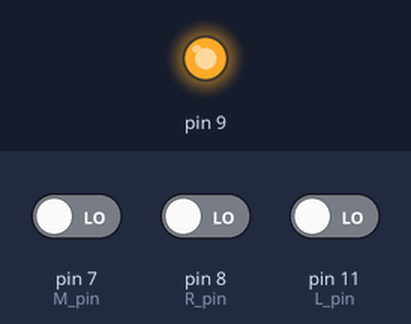
Bench run of a sketch on a simulated Arduino Uno, built with avr-gcc and run on an emulated ATmega328P. Parts: output pins drawn as LEDs (lit = HIGH). The inputs (shaded band) are chosen by the test bench; at power-on: pin 7 (M_pin) LOW, pin 8 (R_pin) LOW, pin 11 (L_pin) LOW. What the sketch prints to the serial monitor is not drawn.

Above: at 12.8 s.
12.9 s: pin 7 (M_pin) driven HIGH
23.5 s: pin 7 (M_pin) driven LOW
Timing chart, 0 to 26.5 s (numbered marks = the images above; inputs shaded):
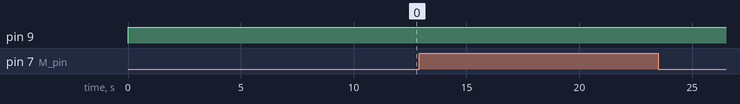

The sketch:

Sensor.ino
```cpp
int L_pin = 11; //pins of left line tracking sensor
int M_pin = 7; //pins of middle line tracking sensor
int R_pin = 8; //pins of right line tracking sensor
int val_L,val_R,val_M;// define these variables

void setup() {
  Serial.begin(9600); // Initialize serial communication at 9600 bits per second
  pinMode(L_pin, INPUT);  // make the L_pin as an input
  pinMode(M_pin, INPUT);  // make the M_pin as an input
  pinMode(R_pin, INPUT);  // make the R_pin as an input
  pinMode(9, OUTPUT);


}

void loop() {
  val_L = digitalRead(L_pin); // Read the L_pin
  val_R = digitalRead(R_pin); // Read the R_pin
  val_M = digitalRead(M_pin); // Read the M_pin
  Serial.print("Left:");
  Serial.print(val_L);
  Serial.print("Middle:");
  Serial.print(val_M);
  Serial.print("Right:");
  Serial.println(val_R);
  //delay(500); // Delay in between reads for stability.

  // Left sensor
  if (val_L == HIGH)  // If left line tracking detects signals
  {
    digitalWrite(9, LOW); // LED is off
  }
  else // If left line tracking doesn't detects signals
  {
    digitalWrite(9, HIGH); // LED is on
    delay(2000);
  }

  // Right sensor
  if (val_R == HIGH)//if right line tracking sensor detects signals
  {
    digitalWrite(9, LOW);//LED is off
  }
  else
  {
    digitalWrite(9, HIGH);//LED lights up
    delay(2000);
  }

  // Middle sensor
  if (val_M == HIGH)//if middle line tracking sensor detects signals
  {
    digitalWrite(9, LOW);//LED is off
  }
  else//if middle line tracking sensor doesn’t detect signals
  {
    digitalWrite(9, HIGH);//LED lights up
    delay(2000);
  }
}
```
